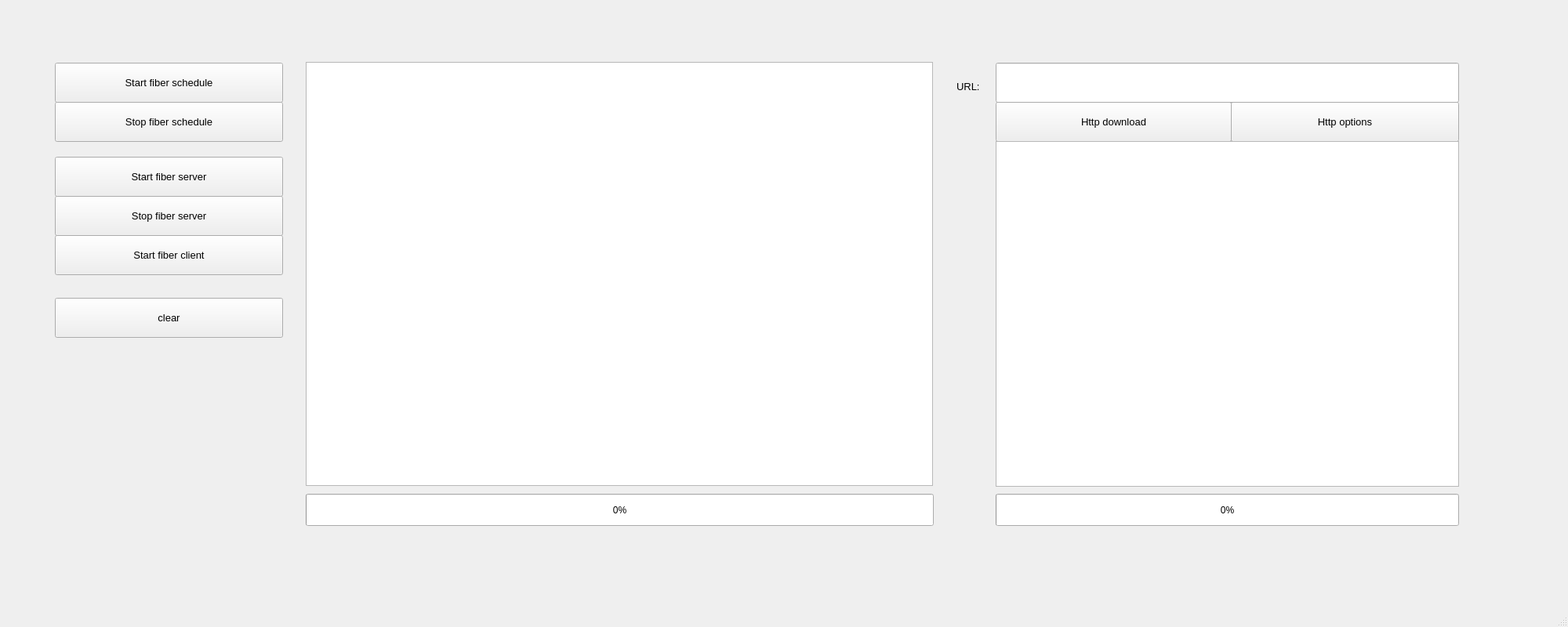
<?xml version="1.0" encoding="UTF-8"?>
<ui version="4.0">
 <class>MainWindow</class>
 <widget class="QMainWindow" name="MainWindow">
  <property name="geometry">
   <rect>
    <x>0</x>
    <y>0</y>
    <width>2000</width>
    <height>800</height>
   </rect>
  </property>
  <property name="windowTitle">
   <string>MainWindow</string>
  </property>
  <widget class="QWidget" name="centralwidget">
   <widget class="QTextEdit" name="display">
    <property name="geometry">
     <rect>
      <x>390</x>
      <y>79</y>
      <width>800</width>
      <height>541</height>
     </rect>
    </property>
    <property name="font">
     <font>
      <pointsize>10</pointsize>
     </font>
    </property>
   </widget>
   <widget class="QPushButton" name="startSchedule">
    <property name="geometry">
     <rect>
      <x>70</x>
      <y>80</y>
      <width>291</width>
      <height>51</height>
     </rect>
    </property>
    <property name="font">
     <font>
      <family>Arial</family>
      <pointsize>10</pointsize>
     </font>
    </property>
    <property name="text">
     <string>Start fiber schedule</string>
    </property>
   </widget>
   <widget class="QPushButton" name="stopSchedule">
    <property name="geometry">
     <rect>
      <x>70</x>
      <y>130</y>
      <width>291</width>
      <height>51</height>
     </rect>
    </property>
    <property name="font">
     <font>
      <family>Arial</family>
      <pointsize>10</pointsize>
     </font>
    </property>
    <property name="text">
     <string>Stop fiber schedule</string>
    </property>
   </widget>
   <widget class="QPushButton" name="startServer">
    <property name="geometry">
     <rect>
      <x>70</x>
      <y>200</y>
      <width>291</width>
      <height>51</height>
     </rect>
    </property>
    <property name="font">
     <font>
      <family>Arial</family>
      <pointsize>10</pointsize>
     </font>
    </property>
    <property name="text">
     <string>Start fiber server</string>
    </property>
   </widget>
   <widget class="QPushButton" name="stopServer">
    <property name="geometry">
     <rect>
      <x>70</x>
      <y>250</y>
      <width>291</width>
      <height>51</height>
     </rect>
    </property>
    <property name="font">
     <font>
      <family>Arial</family>
      <pointsize>10</pointsize>
     </font>
    </property>
    <property name="text">
     <string>Stop fiber server</string>
    </property>
   </widget>
   <widget class="QPushButton" name="startClient">
    <property name="geometry">
     <rect>
      <x>70</x>
      <y>300</y>
      <width>291</width>
      <height>51</height>
     </rect>
    </property>
    <property name="font">
     <font>
      <family>Arial</family>
      <pointsize>10</pointsize>
     </font>
    </property>
    <property name="text">
     <string>Start fiber client</string>
    </property>
   </widget>
   <widget class="QPushButton" name="urlGet">
    <property name="geometry">
     <rect>
      <x>1270</x>
      <y>130</y>
      <width>301</width>
      <height>51</height>
     </rect>
    </property>
    <property name="font">
     <font>
      <family>Arial</family>
      <pointsize>10</pointsize>
     </font>
    </property>
    <property name="text">
     <string>Http download</string>
    </property>
   </widget>
   <widget class="QPushButton" name="clear">
    <property name="geometry">
     <rect>
      <x>70</x>
      <y>380</y>
      <width>291</width>
      <height>51</height>
     </rect>
    </property>
    <property name="font">
     <font>
      <family>Arial</family>
      <pointsize>10</pointsize>
     </font>
    </property>
    <property name="text">
     <string>clear</string>
    </property>
   </widget>
   <widget class="QProgressBar" name="progress">
    <property name="geometry">
     <rect>
      <x>390</x>
      <y>630</y>
      <width>801</width>
      <height>41</height>
     </rect>
    </property>
    <property name="value">
     <number>0</number>
    </property>
   </widget>
   <widget class="QPushButton" name="httpOptions">
    <property name="geometry">
     <rect>
      <x>1570</x>
      <y>130</y>
      <width>291</width>
      <height>51</height>
     </rect>
    </property>
    <property name="font">
     <font>
      <family>Arial</family>
      <pointsize>10</pointsize>
     </font>
    </property>
    <property name="text">
     <string>Http options</string>
    </property>
   </widget>
   <widget class="QLineEdit" name="url">
    <property name="geometry">
     <rect>
      <x>1270</x>
      <y>80</y>
      <width>591</width>
      <height>51</height>
     </rect>
    </property>
    <property name="font">
     <font>
      <family>Arial</family>
      <pointsize>10</pointsize>
     </font>
    </property>
   </widget>
   <widget class="QLabel" name="label">
    <property name="geometry">
     <rect>
      <x>1220</x>
      <y>90</y>
      <width>41</width>
      <height>41</height>
     </rect>
    </property>
    <property name="font">
     <font>
      <family>Arial</family>
      <pointsize>10</pointsize>
     </font>
    </property>
    <property name="text">
     <string>URL:</string>
    </property>
   </widget>
   <widget class="QTextEdit" name="reqHdr">
    <property name="geometry">
     <rect>
      <x>1270</x>
      <y>180</y>
      <width>591</width>
      <height>441</height>
     </rect>
    </property>
    <property name="font">
     <font>
      <family>Arial</family>
      <pointsize>10</pointsize>
     </font>
    </property>
   </widget>
   <widget class="QProgressBar" name="progress2">
    <property name="geometry">
     <rect>
      <x>1270</x>
      <y>630</y>
      <width>591</width>
      <height>41</height>
     </rect>
    </property>
    <property name="value">
     <number>0</number>
    </property>
   </widget>
  </widget>
  <widget class="QMenuBar" name="menubar">
   <property name="geometry">
    <rect>
     <x>0</x>
     <y>0</y>
     <width>2000</width>
     <height>21</height>
    </rect>
   </property>
  </widget>
  <widget class="QStatusBar" name="statusbar"/>
 </widget>
 <resources/>
 <connections/>
</ui>
